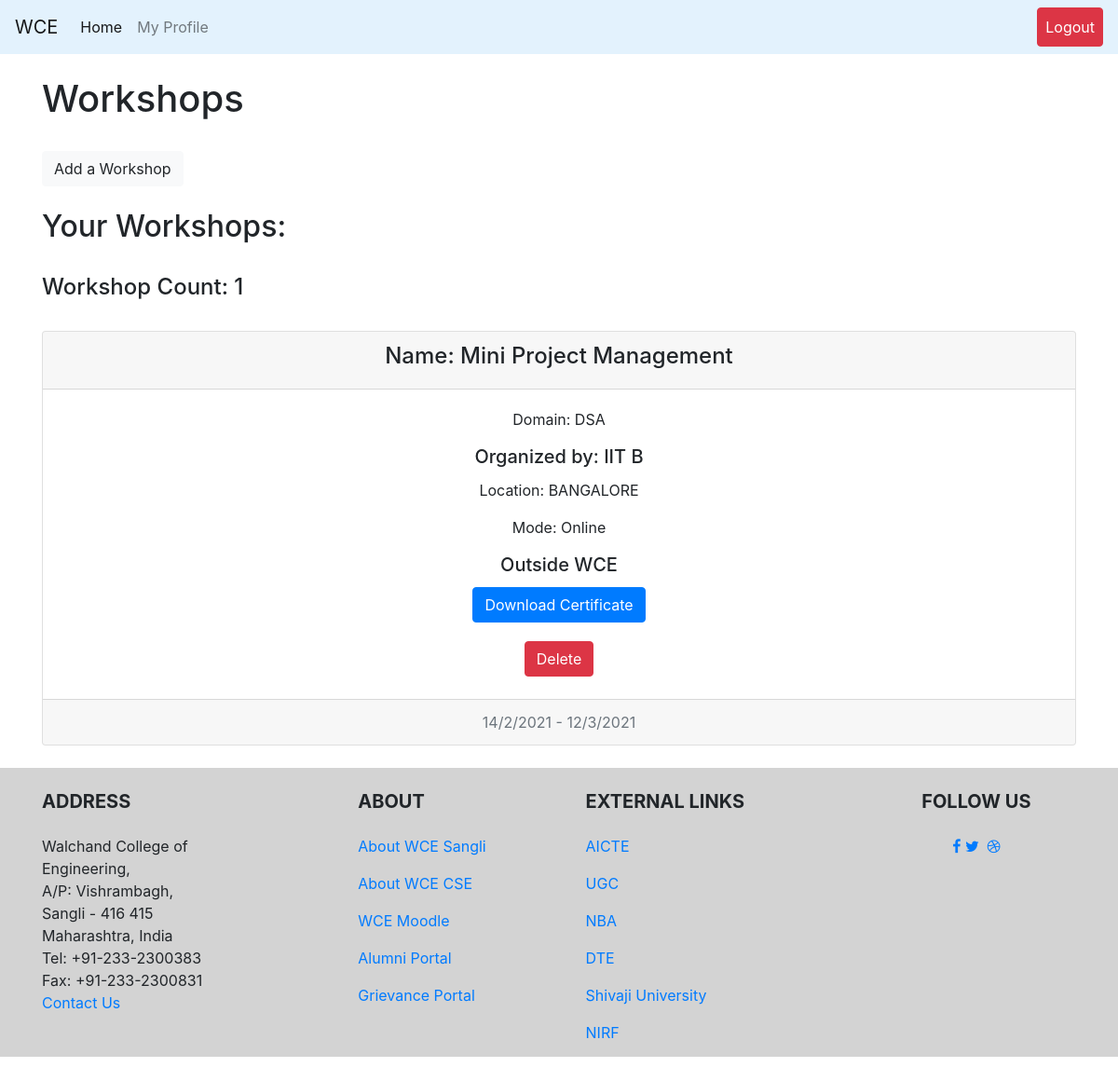
/faculty/inoroutWCE/workshops (signed in), run on the app's committed database.
### teacher/models.py (models this page shows, shortened)
class ioworkshops(models.Model):
    user = models.ForeignKey(User, on_delete=models.CASCADE)
    name = models.CharField(default='kala', max_length=30)
    domain = models.CharField(default='CSE', max_length=30)
    organizer = models.CharField(default='WCE', max_length=30)
    location = models.CharField(default='Sangli', max_length=50)
    mode = models.BooleanField()  # TRUE=Online False=Offline
    startDate = models.DateTimeField(default=timezone.now)
    endDate = models.DateTimeField(default=timezone.now)
    certification = models.URLField()
    certBool = models.BooleanField()
    inorout = models.BooleanField(default=True)  # TRUE=in WCE FALSE=outside WCE

### teacher/views.py (the view)
# urls.py: path('workshops', views.workshops.as_view(), name="workshops"),
class workshops(View):
    def get(self, request, template_name='teacher/attendedActivities/workshops.html'):
        group = request.user.groups.all()[0].name
        if isFaculty(group) == 0:
            return render(request, 'login.html')
        else:
            try:
                user = request.user
                allWorkshops = Work.objects.filter(user=user)
                countWorkshops = len(allWorkshops)
            except:
                allWorkshops = None
                countWorkshops = 0
            args = {}
            args["allWorkshops"] = allWorkshops
            args["countWorkshops"] = countWorkshops
            return render(request, template_name, args)

### teacher/views.py (called while the page is built)
def isFaculty(group_name):
    if group_name == 'faculty_group':
        return 1
    else:
        return 0

### teacher/templates/teacher/attendedActivities/workshops.html (shortened to what this page needs)
{% extends 'base.html' %}
{% block content %}
<br><h1>Workshops</h1><br>
<a class="btn btn-light" href="{% url 'teacher:addWorkshop' %}" role="button">Add a Workshop</a><br>
<br>
<h2>Your Workshops: </h2>
<br>
<h4>Workshop Count: {{ countWorkshops }}</h4>
<br>
{% for i in allWorkshops %}
<div class="card text-center">
  <div class="card-header">
    <h4>Name: {{ i.name }}</h4>
  </div>
  <div class="card-body">
    <p class="card-text">Domain: {{ i.domain }}</p>
    <h5 class="card-title">Organized by: {{ i.organizer }}</h5>
    <p class="card-text">Location: {{ i.location }}</p>
    <p class="card-text">
    {% if i.mode == True %}
    Mode: Online
    {% endif %}
    </p>
    {% if i.inorout %}
        <h5 class="card-title">In WCE</h5>
      {% else %}
        <h5 class="card-title">Outside WCE</h5>
      {% endif %}
    {% if i.certification != "NA" %}
    <a href="{{i.certification}}" class="btn btn-primary">Download Certificate</a>
    {% endif %}
  </div>
    <td><a href="{% url 'teacher:delete_itemsIO' i.id 'workshops' %}"><button type="button" class="btn btn-danger">Delete</button></a></td>
<br>
  <div class="card-footer text-muted">
        {{ i.startDate.day }}/{{ i.startDate.month }}/{{ i.startDate.year }} - {{ i.endDate.day }}/{{i.endDate.month}}/{{i.endDate.year}}
  </div>
</div>
<br>
{% endfor %}
{% endblock %}

### CoeusPro/templates/base.html (shortened to what this page needs)
<!doctype html>
<html lang="en">
{% load static %}
<head>
    <link rel="stylesheet" href="https://stackpath.bootstrapcdn.com/font-awesome/4.7.0/css/font-awesome.min.css">
    <link rel="stylesheet" href="https://stackpath.bootstrapcdn.com/bootstrap/4.5.2/css/bootstrap.min.css">
    <link rel="stylesheet" type="text/css" href="{% static 'css/footer.css' %}">
</head>
<body>
<div id="page-container">
    <nav class="navbar navbar-expand-lg navbar-light" style="background-color: #e3f2fd;">
        <a class="navbar-brand" href="http://www.walchandsangli.ac.in/" target="_blank">WCE</a>
        <div class="collapse navbar-collapse" id="navbarNavDropdown">
            <ul class="navbar-nav">
                {% for group_for in request.user.groups.all %}
                {% if group_for.name == 'student_group' %}
                <li class="nav-item active">
                    <a class="nav-link" href="{% url 'student:studentHome' %}">Home <span class="sr-only">(current)</span></a>
                </li>
                {% elif group_for.name == 'HOD_group' %}
                <li class="nav-item active">
                    <a class="nav-link" href="{% url 'HOD:HODHome' %}">Home <span class="sr-only">(current)</span></a>
                </li>
                {% elif group_for.name == 'faculty_group' %}
                <li class="nav-item active">
                    <a class="nav-link" href="{% url 'teacher:facultyHome' %}">Home <span class="sr-only">(current)</span></a>
                </li>
                {% else %}
                <li class="nav-item active">
                    <a class="nav-link" href="{% url 'home' %}">Home <span class="sr-only">(current)</span></a>
                </li>
                {% endif %}
                {% endfor %}
                {% if user.is_authenticated %}
                <li class="nav-item">
                    <a class="nav-link" href="{% url 'profile' user  %}">My Profile</a>
                </li>
            {% endif %}
        </div>
        {% if user.is_authenticated %}
        <ul class="nav navbar-nav ml-auto">
            <li class="nav-item">
                <a class="nav-link btn btn-danger" style="color: white" href="{% url 'logout' %}">Logout</a>
            </li>
        </ul>
        {% endif %}
    </nav>
    <div class="container">
        {% block content %}
        {% endblock %}
    </div>
    <footer id="footer" >
        <div class="container text-center text-md-left">
            <div class="row">
                <div class="col-md-4 col-lg-3 mr-auto my-md-4 my-0 mt-4 mb-1">
                    <h5 class="font-weight-bold text-uppercase mb-4">Address</h5>
                    <p>Walchand College of Engineering,<br>
                        A/P: Vishrambagh,<br>
                        Sangli - 416 415<br>
                        Maharashtra, India<br>
                        Tel: +91-233-2300383<br>
                        Fax: +91-233-2300831<br>
                        <a href="mailto:hod.cse@walchandsangli.ac.in">Contact Us</a>
                    </p>
                </div>
                <div class="col-md-2 col-lg-2 mx-auto my-md-4 my-0 mt-4 mb-1">
                    <h5 class="font-weight-bold text-uppercase mb-4">About</h5>
                    <ul class="list-unstyled">
                        <li>
                            <p>
                                <a href="http://www.walchandsangli.ac.in">About WCE Sangli</a>
                            </p>
                        </li>
                        <li>
                            <p>
                                <a href="http://www.walchandsangli.ac.in/Departments/CSEDepartment/CSEDept.asp">About WCE CSE</a>
                            </p>
                        </li>
                        <li>
                            <p>
                                <a href="http://112.133.242.241/moodle/">WCE Moodle</a>
                            </p>
                        </li>
                        <li>
                            <p>
                                <a href="https://alumni.walchandsangli.ac.in/">Alumni Portal</a>
                            </p>
                        </li>
                        <li>
                            <p>
                                <a href="https://walchandsangli.edugrievance.com/">Grievance Portal</a>
                            </p>
                        </li>
                    </ul>
                </div>
                <div class="col-md-4 col-lg-3 mx-auto my-md-4 my-0 mt-4 mb-1">
                    <h5 class="font-weight-bold text-uppercase mb-4">External Links</h5>
                    <ul class="list-unstyled">
                        <li>
                            <p>
                                <a href="https://www.aicte-india.org/">AICTE</a>
                            </p>
                        </li>
                        <li>
                            <p>
                                <a href="https://www.ugc.ac.in/">UGC</a>
                            </p>
                        </li>
                        <li>
                            <p>
                                <a href="https://www.nbaind.org/">NBA</a>
                            </p>
                        </li>
                        <li>
                            <p>
                                <a href="http://www.dtemaharashtra.gov.in/index.html">DTE</a>
                            </p>
                        </li>
                        <li>
                            <p>
                                <a href="http://www.unishivaji.ac.in/">Shivaji University</a>
                            </p>
                        </li>
                        <li>
                            <p>
                                <a href="https://www.nirfindia.org/Home">NIRF</a>
                            </p>
                        </li>
                    </ul>
                </div>
                <div class="col-md-2 col-lg-2 text-center mx-auto my-4">
                    <h5 class="font-weight-bold text-uppercase mb-4">Follow Us</h5>
                    <a type="button" class="btn-floating btn-fb">
                        <p><i class="fa fa-facebook-f"></i></p>
                    </a>
                    <a type="button" class="btn-floating btn-tw">
                        <p><i class="fa fa-twitter"></i></p>
                    </a>
                    <a type="button" class="btn-floating btn-dribbble">
                        <p><i class="fa fa-dribbble"></i></p>
                    </a>
                </div>
            </div>
        </div>
    </footer>
</div>
</body>
</html>

### static/css/footer.css (style rules this page uses)
body { min-height: 90vh; position: relative; margin: 0; box-sizing: border-box; }
footer { background: lightgrey; position: absolute; top: 100%; height: 310px; width: 100%; }

### data on the page
ioworkshops: name "Mini Project Management", domain "DSA", organizer "IIT B", location "BANGALORE", mode "Mode: Online", inorout "Outside WCE", startDate.day "14", startDate.month "2", startDate.year "2021", endDate.day "12", endDate.month "3", endDate.year "2021"

### other printed values
{{ countWorkshops }} "1"
